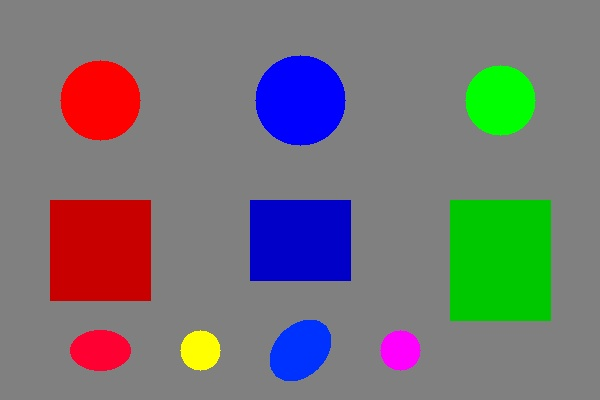
#> input picture src/images/color_test.jpg, 600 x 400 px
$ python color_detection.py
#> lines starting #> are read from the running program, lines starting #| are printed output that depends on the picture; after the words box and inside, x2 and y2 are one past the last pixel; in counts of white or black regions, pixels touching at a corner belong together
import cv2
import numpy as np
import sys
import os

COLOR_RANGES = {
    "red": {
        "lower1": np.array([0, 100, 100]),    # 红色下限1
        "upper1": np.array([10, 255, 255]),   # 红色上限1
        "lower2": np.array([160, 100, 100]),  # 红色下限2（跨越0度）
        "upper2": np.array([179, 255, 255]),  # 红色上限2
        "color": (0, 0, 255)                   # BGR显示颜色
    },
    "blue": {
        "lower": np.array([100, 100, 100]),   # 蓝色下限
        "upper": np.array([130, 255, 255]),   # 蓝色上限
        "color": (255, 0, 0)                   # BGR显示颜色
    },
    "green": {
        "lower": np.array([40, 50, 50]),      # 绿色下限
        "upper": np.array([80, 255, 255]),    # 绿色上限
        "color": (0, 255, 0)                   # BGR显示颜色
    }
}

def create_color_mask(hsv_image, color_name):
    """
    根据颜色名称创建HSV颜色掩码

    参数:
        hsv_image: np.ndarray - 转换为HSV色彩空间的图像
        color_name: str - 目标颜色名称（支持red/blue/green）
    返回:
        np.ndarray | None - 二值化颜色掩码（白色为目标区域），不支持的颜色返回None
    """
    color_info = COLOR_RANGES.get(color_name)
    if color_info is None:
        print(f"[错误] 不支持的颜色: {color_name}")
        return None

    mask = np.zeros(hsv_image.shape[:2], dtype=np.uint8)
    if color_name == "red":
     temp_mask1 = cv2.inRange(hsv_image, color_info["lower1"], color_info["upper1"])
     temp_mask2 = cv2.inRange(hsv_image, color_info["lower2"], color_info["upper2"])
     mask = cv2.bitwise_or(temp_mask1, temp_mask2)

    elif color_name == "blue":
        lower = color_info["lower"]
        upper = color_info["upper"]
        mask = cv2.inRange(hsv_image, lower, upper)
    return mask

def apply_morphology(mask, kernel_size=5, operations=["open", "close"]):
    """
    对二值掩码应用形态学操作去噪和优化

    参数:
        mask: np.ndarray - 原始二值化掩码图像
        kernel_size: int - 形态学操作核的尺寸，默认5
        operations: list - 执行的形态学操作列表，默认["open", "close"]
            支持操作：open(开运算)、close(闭运算)、erode(腐蚀)、dilate(膨胀)
    返回:
        np.ndarray - 经过形态学处理后的掩码图像
    """
    # 统一使用椭圆核
    kernel = cv2.getStructuringElement(cv2.MORPH_ELLIPSE, (kernel_size, kernel_size))
    result = mask.copy()

    for op in operations:
        if op == "open":
            result = cv2.morphologyEx(result, cv2.MORPH_OPEN, kernel)
        elif op == "close":
            result = cv2.morphologyEx(result, cv2.MORPH_CLOSE, kernel)
        elif op == "erode":
            result = cv2.erode(result, kernel, iterations=1)
        elif op == "dilate":
            result = cv2.dilate(result, kernel, iterations=1)

    return result

def find_contours(mask, min_area=100, max_area=None):
    """
    从掩码中查找有效轮廓并计算轮廓关键信息

    参数:
        mask: np.ndarray - 去噪后的二值化掩码图像
        min_area: int - 最小轮廓面积阈值，过滤小噪声，默认100像素
        max_area: int | None - 最大轮廓面积阈值，超出则过滤，默认None（不限制）
    返回:
        tuple - (valid_contours, contour_info)
            valid_contours: list - 符合面积条件的轮廓列表
            contour_info: list - 每个轮廓的信息字典，包含：
                id: 轮廓编号
                center: 轮廓中心点坐标 (cx, cy)
                area: 轮廓面积
                bbox: 外接矩形 (x, y, w, h)
                circle_center: 最小外接圆圆心 (x, y)
                circle_radius: 最小外接圆半径
    备注:
        轮廓会按面积降序排序，优先保留大面积目标
    """
    contours, _ = cv2.findContours(mask, cv2.RETR_EXTERNAL, cv2.CHAIN_APPROX_SIMPLE)

    valid_contours = []
    contour_info = []

    for i, contour in enumerate(contours):
        area = round(cv2.contourArea(contour), 2)

        # 面积筛选
        if area < min_area:
            continue
        if max_area is not None and area > max_area:
            continue

        # 矩计算中心点
        moments = cv2.moments(contour)
        if moments["m00"] != 0:
            cx = int(moments["m10"] / moments["m00"])
            cy = int(moments["m01"] / moments["m00"])
        else:
            cx, cy = 0, 0

        # 外接矩形
        x, y, w, h = cv2.boundingRect(contour)

        # 外接圆
        (circle_x, circle_y), radius = cv2.minEnclosingCircle(contour)
        valid_contours.append(contour)
        contour_info.append({
            "id": i + 1,
            "center": (cx, cy),
            "area": area,
            "bbox": (x, y, w, h),
            "circle_center": (int(circle_x), int(circle_y)),
            "circle_radius": int(radius)
        })
    # 按面积降序排序
    sorted_pairs = sorted(
        zip(valid_contours, contour_info),
        key=lambda x: x[1]["area"],
        reverse=True
    )
    if sorted_pairs:
        valid_contours, contour_info = zip(*sorted_pairs)
        valid_contours = list(valid_contours)
        contour_info = list(contour_info)

    return valid_contours, contour_info

def draw_contour_info(image, contours, contour_info, color=(0, 255, 0)):
    """
    在图像上绘制轮廓及相关信息（中心点、外接矩形、文本标注）

    参数:
        image: np.ndarray - 原始BGR图像
        contours: list - 待绘制的轮廓列表
        contour_info: list - 轮廓对应的信息字典列表
        color: tuple - 绘制轮廓的颜色（BGR格式），默认(0, 255, 0)
    返回:
        np.ndarray - 标注后的图像副本（不修改原始图像）
    备注:
        会自动处理空轮廓/信息不匹配等异常情况，避免程序报错
    """
    # 1. 复制原图，避免直接修改输入
    annotated = image.copy()

    # 2.避免报错
    if not isinstance(contours, list) or len(contours) == 0:
        return annotated
    if not isinstance(contour_info, list) or len(contour_info) == 0:
        return annotated
    if len(contours) != len(contour_info):
        return annotated

    # 3. 遍历轮廓和信息
    for i, (contour, info) in enumerate(zip(contours, contour_info)):
        contour_id = info.get("id", i + 1)  # 无id时用索引+1
        center = info.get("center", (0, 0)) # 无center时默认(0,0)
        cx, cy = center
        area = info.get("area", 0)          # 无area时默认0
        bbox = info.get("bbox", (0, 0, 0, 0)) # 无bbox时默认(0,0,0,0)
        x, y, w, h = bbox

        # 1. 绘制轮廓
        cv2.drawContours(annotated, [contour], -1, color, 2)

        # 2. 绘制中心点
        cv2.circle(annotated, (cx, cy), 5, (0, 0, 255), -1)

        # 3. 绘制外接矩形
        cv2.rectangle(annotated, (x, y), (x + w, y + h), (255, 0, 0), 2)

        text = f"ID:{contour_id} ({cx},{cy}) A:{area:.2f}"

        cv2.putText(
            annotated,
            text,
            (x, y - 10),
            cv2.FONT_HERSHEY_SIMPLEX,
            0.5,
            color,
            2
        )

    return annotated

def create_color_comparison(original, detections):
    """
    创建颜色检测综合对比图

    参数:
        original: np.ndarray - 原始BGR图像
        detections: dict - 检测结果字典（key=颜色名，value={mask_clean:掩码, annotated:标注图}）
    返回:
        np.ndarray - 拼接后的综合对比图
    """
    rows = []

    # 第一行：原始图 + 各颜色掩码
    masks = [original]
    mask_titles = ["Original"]

    for color_name, data in detections.items():
        mask_display = cv2.cvtColor(data["mask_clean"], cv2.COLOR_GRAY2BGR)
        masks.append(mask_display)
        mask_titles.append(f"{color_name.capitalize()} Mask")

    # 填充空白使每行数量一致
    while len(masks) < 4:
        masks.append(np.zeros_like(original))
        mask_titles.append("")

    # 统一尺寸并拼接第一行
    height, width = original.shape[:2]
    mask_row = []
    for img in masks[:4]:
        mask_row.append(cv2.resize(img, (width, height)))
    rows.append(np.hstack(mask_row))
    # 第二行：原始图 + 各颜色检测标注结果
    annotated_images = [original]
    annotated_titles = ["Original"]
    for color_name, data in detections.items():
        annotated_images.append(data["annotated"])
        annotated_titles.append(f"{color_name.capitalize()} Detection")
    # 填充空白使每行数量一致
    while len(annotated_images) < 4:
        annotated_images.append(np.zeros_like(original))
        annotated_titles.append("")
    # 统一尺寸并拼接第二行
    annotated_row = []
    for img in annotated_images[:4]:
        annotated_row.append(cv2.resize(img, (width, height)))
    rows.append(np.hstack(annotated_row))

    # 垂直拼接两行得到最终对比图
    comparison = np.vstack(rows)

    # 添加标题（黑边白字提升可读性）
    font = cv2.FONT_HERSHEY_SIMPLEX
    font_scale = 0.6
    thickness = 2

    # 第一行标题
    for i, title in enumerate(mask_titles[:4]):
        if title:
            x = i * width + 10
            y = 30
            # 黑色描边
            cv2.putText(comparison, title, (x, y), font, font_scale, (0, 0, 0), thickness + 1)
            # 白色字体
            cv2.putText(comparison, title, (x, y), font, font_scale, (255, 255, 255), thickness)

    # 第二行标题
    row2_offset = height
    for i, title in enumerate(annotated_titles[:4]):
        if title:
            x = i * width + 10
            y = row2_offset + 30
            # 黑色描边
            cv2.putText(comparison, title, (x, y), font, font_scale, (0, 0, 0), thickness + 1)
            # 白色字体
            cv2.putText(comparison, title, (x, y), font, font_scale, (255, 255, 255), thickness)

    return comparison

def detect_color_targets(image, target_colors=["red", "blue"], output_dir="output"):
    """
    执行多颜色目标检测主流程

    参数:
        image: np.ndarray - 输入的原始BGR图像
        target_colors: list - 待检测的颜色列表，默认["red", "blue"]
        output_dir: str - 检测结果保存目录，默认"output"
    返回:
        dict - 检测结果字典，key为颜色名称，value为该颜色的检测结果：
            mask_clean: np.ndarray - 去噪后的颜色掩码
            annotated: np.ndarray - 该颜色目标的标注图像
            info: list - 轮廓信息字典列表
    """

    # 转换为HSV空间（颜色检测的核心步骤）
    hsv = cv2.cvtColor(image, cv2.COLOR_BGR2HSV)
    results = {}

    for color_name in target_colors:
        # 1. 创建颜色掩码
        mask = create_color_mask(hsv, color_name)
        if mask is None:
            continue

        # 2. 形态学去噪
        denoised_mask = apply_morphology(mask)

        # 3. 查找有效轮廓
        contours, contour_info = find_contours(denoised_mask)

        # 4. 绘制该颜色的标注图
        annotated = draw_contour_info(image, contours, contour_info, COLOR_RANGES[color_name]["color"])

        # 5. 构建该颜色的检测结果（适配对比图函数）
        results[color_name] = {
            "mask_clean": denoised_mask,    # 去噪后的掩码
            "annotated": annotated,      # 该颜色的标注图
            "info": contour_info         # 轮廓信息（保留用于打印结果）
        }

        # 保存单独的掩码和标注图
        cv2.imwrite(os.path.join(output_dir, f"{color_name}_mask.jpg"),denoised_mask)
        cv2.imwrite(os.path.join(output_dir, f"{color_name}_detection.jpg"), annotated)

    # 生成并保存全颜色标注图
    full_annotated = image.copy()
    for color_name, data in results.items():
        contours, _ = find_contours(data["mask_clean"])
        full_annotated = draw_contour_info(
            full_annotated, contours, data["info"], COLOR_RANGES[color_name]["color"]
        )
    cv2.imwrite(os.path.join(output_dir, "full_annotated_result.jpg"), full_annotated)
    return results

def color_detection_main():
    if len(sys.argv) > 1:
        image_path = sys.argv[1]
    else:
        image_path = "images/color_test.jpg"

    # 2. 读取图像
    img = cv2.imread(image_path)
#> img is the input picture: shape (400, 600, 3); mean B, G, R 118, 115.9, 118.3
    if img is None:
        raise ValueError("无法读取图像，请检查路径是否正确")

    # 3. 执行检测
    detection_results = detect_color_targets(img)
#> in detect_color_targets, `hsv = cv2.cvtColor(image, cv2.COLOR_BGR2HSV)`: hsv: shape (400, 600, 3); mean H, S, V 23.1, 58, 149.1
#> the loop in detect_color_targets, `for color_name in target_colors:` made 2 passes
#> pass 1, in create_color_mask, `temp_mask1 = cv2.inRange(hsv_image, color_info["lower1"], color_info["..`:
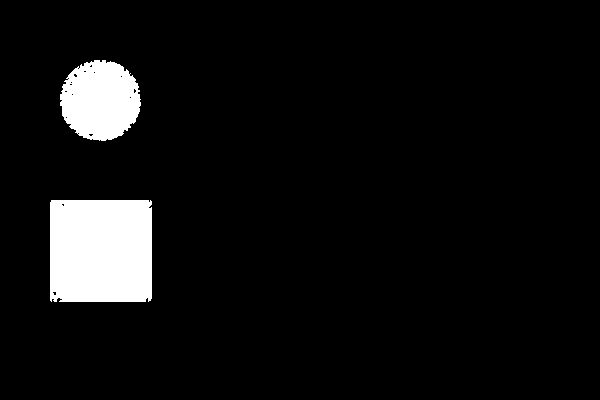
#> temp_mask1: shape (400, 600); 6.4% white; 2 white regions, box (x1, y1, x2, y2) and area: (50, 200, 152, 302) 10354, (60, 60, 141, 141) 5037
#> pass 1, in create_color_mask, `mask = cv2.bitwise_or(temp_mask1, temp_mask2)`:
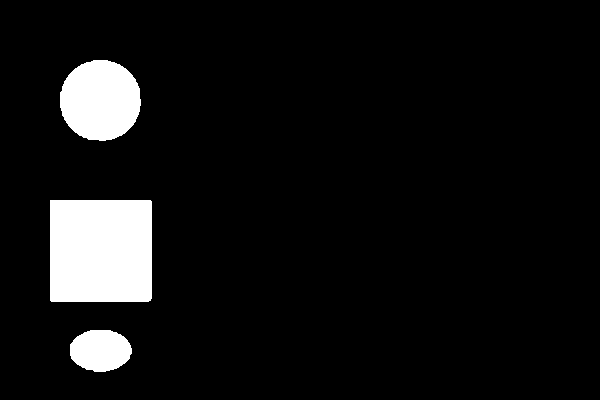
#> mask: shape (400, 600); 7.3% white; 3 white regions, box (x1, y1, x2, y2) and area: (50, 200, 152, 302) 10397, (60, 60, 141, 141) 5186, (70, 330, 132, 372) 2056
#> after the loop in detect_color_targets, `for color_name in target_colors:`:
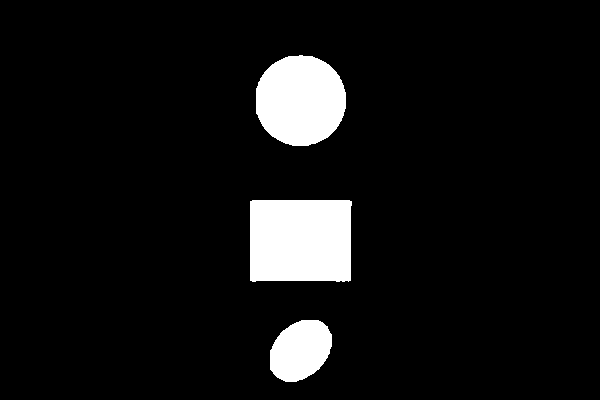
#> denoised_mask: shape (400, 600); 7.4% white; 3 white regions, box (x1, y1, x2, y2) and area: (250, 200, 352, 282) 8195, (256, 55, 346, 146) 6517, (270, 320, 332, 382) 2929
#> after the loop in detect_color_targets, `for color_name in target_colors:`: mask: shape (400, 600); 7.4% white; 3 white regions, box (x1, y1, x2, y2) and area: (250, 200, 352, 282) 8200, (255, 55, 346, 146) 6522, (270, 320, 332, 382) 2937
#> after the loop in detect_color_targets, `for color_name in target_colors:`: results = 2 items
#> the loop in detect_color_targets, `for color_name, data in results.items():` made 2 passes
#> color_name on passes 1 to 2: 'red', 'blue'
#> pass 1, in detect_color_targets, `full_annotated = draw_contour_info( full_annotated, contours, data["in..`:
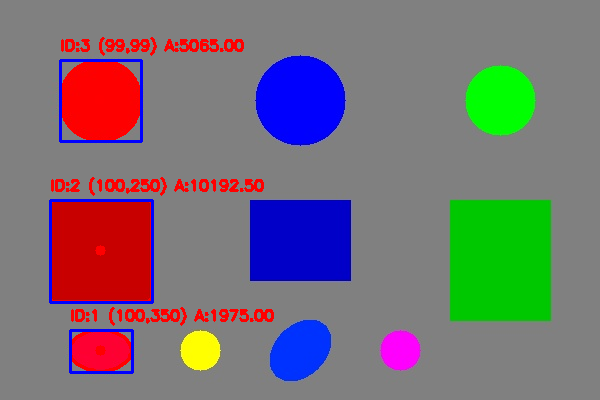
#> full_annotated: shape (400, 600, 3); mean B, G, R 117.2, 112.2, 119.1
#> detection_results = 2 items

    # 4. 生成并保存对比图
    comparison_img = create_color_comparison(img, detection_results)
#> the loop in create_color_comparison, `for color_name, data in detections.items():` made 2 passes
#> after the loop in create_color_comparison, `for color_name, data in detections.items():`: mask_titles = ['Original', 'Red Mask', 'Blue Mask']; masks = 3 items
#> the loop in create_color_comparison, `while len(masks) < 4:` made 1 pass
#> after the loop in create_color_comparison, `while len(masks) < 4:`: mask_titles = ['Original', 'Red Mask', 'Blue Mask', '']; masks = 4 items
#> the loop in create_color_comparison, `for img in masks[:4]:` made 4 passes
#> after the loop in create_color_comparison, `for color_name, data in detections.items():`: annotated_images = 3 items; annotated_titles = ['Original', 'Red Detection', 'Blue Detection']
#> the loop in create_color_comparison, `while len(annotated_images) < 4:` made 1 pass
#> after the loop in create_color_comparison, `while len(annotated_images) < 4:`: annotated_images = 4 items; annotated_titles = ['Original', 'Red Detection', 'Blue Detection', '']
#> the loop in create_color_comparison, `for img in annotated_images[:4]:` made 4 passes
#> after the loop in create_color_comparison, `for img in annotated_images[:4]:`: annotated_row = 4 items
#> in create_color_comparison, `comparison = np.vstack(rows)`:
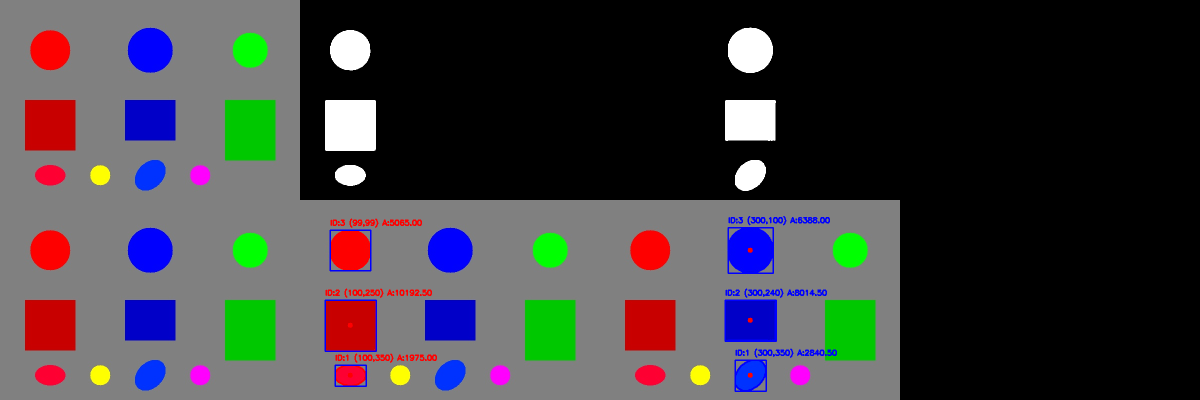
#> comparison: shape (800, 2400, 3) (shown at 1/2 size); mean of channels 0, 1, 2 64.1, 61.7, 63.5; drawn as B, G, R
#> in create_color_comparison, `font = cv2.FONT_HERSHEY_SIMPLEX`: font = 0
#> the loop in create_color_comparison, `for i, title in enumerate(mask_titles[:4]):` made 4 passes
#> (title, x) on passes 1 to 3: ('Original', 10), ('Red Mask', 610), ('Blue Mask', 1210)
#> after the loop in create_color_comparison, `for i, title in enumerate(mask_titles[:4]):`:
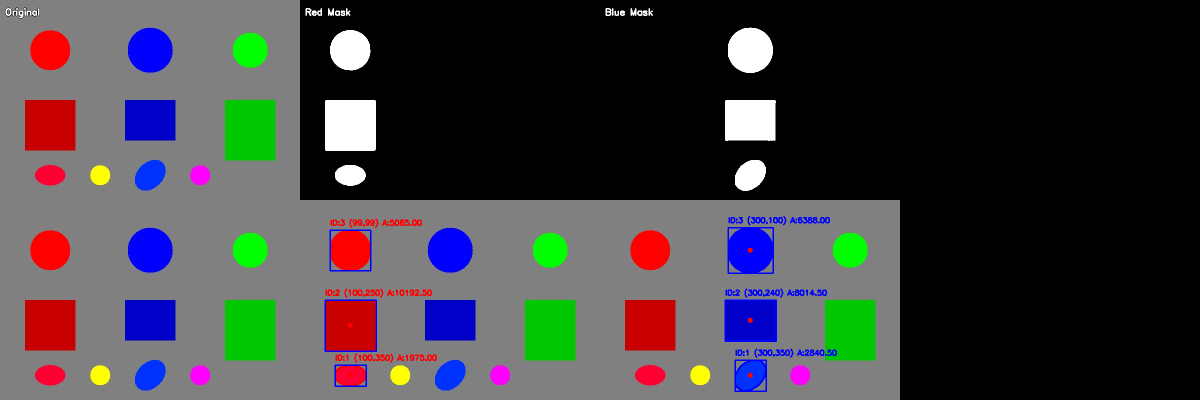
#> comparison: shape (800, 2400, 3) (shown at 1/2 size); 0.12% of pixels changed, all inside (x1, y1, x2, y2) = (10, 15, 1306, 37); drawn as B, G, R
#> the loop in create_color_comparison, `for i, title in enumerate(annotated_titles[:4]):` made 4 passes
#> after the loop in create_color_comparison, `for i, title in enumerate(annotated_titles[:4]):`:
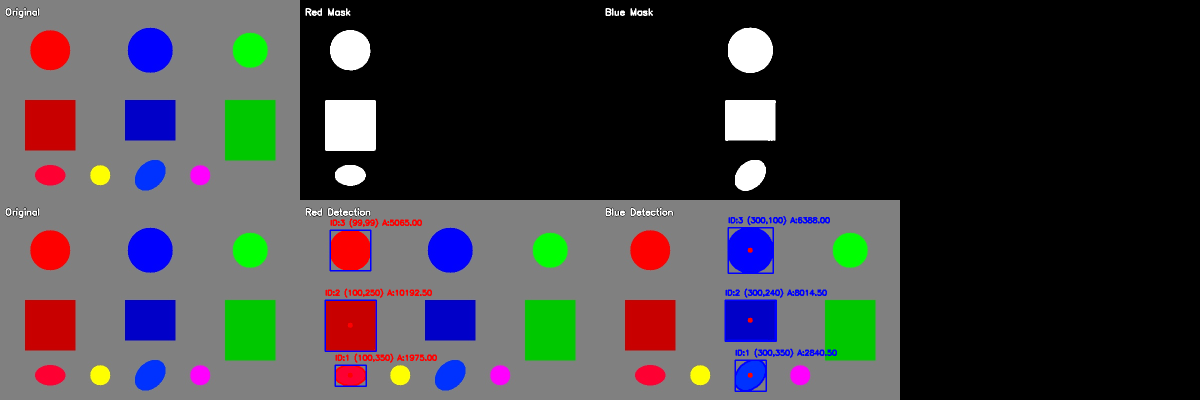
#> comparison: shape (800, 2400, 3) (shown at 1/2 size); 0.21% of pixels changed, all inside (x1, y1, x2, y2) = (10, 415, 1347, 437); drawn as B, G, R
    cv2.imwrite("output/color_comparison.jpg", comparison_img)

    # 5. 打印检测结果
    print("="*50)
    print("颜色检测结果：")
    for color, data in detection_results.items():
        info_list = data["info"]
        print(f"\n{color.upper()} 目标数量: {len(info_list)}")
        for info in info_list:
            print(f"  目标:{info['id']} 中心坐标:{info['center']} 面积:{info['area']:.2f}")
#> this loop made 2 passes
#| RED 目标数量: 3
#|   目标:2 中心坐标:(100, 250) 面积:10192.50
#|   目标:3 中心坐标:(99, 99) 面积:5065.00
#|   目标:1 中心坐标:(100, 350) 面积:1975.00
#| BLUE 目标数量: 3
#|   目标:2 中心坐标:(300, 240) 面积:8014.50
#|   目标:3 中心坐标:(300, 100) 面积:6388.00
#|   目标:1 中心坐标:(300, 350) 面积:2840.50
if __name__ == "__main__":
   color_detection_main()
